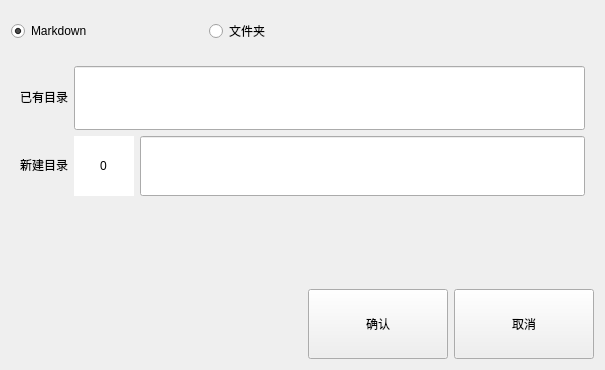
<?xml version="1.0" encoding="UTF-8"?>
<ui version="4.0">
 <class>CreateMarkdown</class>
 <widget class="QDialog" name="CreateMarkdown">
  <property name="geometry">
   <rect>
    <x>0</x>
    <y>0</y>
    <width>605</width>
    <height>370</height>
   </rect>
  </property>
  <property name="minimumSize">
   <size>
    <width>0</width>
    <height>370</height>
   </size>
  </property>
  <property name="windowTitle">
   <string>新建文件</string>
  </property>
  <layout class="QVBoxLayout" name="verticalLayout_9">
   <item>
    <layout class="QHBoxLayout" name="horizontalLayout_7" stretch="1,1,1">
     <item>
      <widget class="QRadioButton" name="fileRadioBtn">
       <property name="sizePolicy">
        <sizepolicy hsizetype="Minimum" vsizetype="Fixed">
         <horstretch>0</horstretch>
         <verstretch>0</verstretch>
        </sizepolicy>
       </property>
       <property name="minimumSize">
        <size>
         <width>0</width>
         <height>40</height>
        </size>
       </property>
       <property name="tabletTracking">
        <bool>false</bool>
       </property>
       <property name="toolTip">
        <string/>
       </property>
       <property name="text">
        <string>Markdown</string>
       </property>
       <property name="checked">
        <bool>true</bool>
       </property>
      </widget>
     </item>
     <item>
      <widget class="QRadioButton" name="dirRadioBtn">
       <property name="sizePolicy">
        <sizepolicy hsizetype="Minimum" vsizetype="Fixed">
         <horstretch>0</horstretch>
         <verstretch>0</verstretch>
        </sizepolicy>
       </property>
       <property name="minimumSize">
        <size>
         <width>0</width>
         <height>40</height>
        </size>
       </property>
       <property name="toolTip">
        <string/>
       </property>
       <property name="text">
        <string>文件夹</string>
       </property>
       <property name="checked">
        <bool>false</bool>
       </property>
      </widget>
     </item>
     <item>
      <spacer name="horizontalSpacer">
       <property name="orientation">
        <enum>Qt::Horizontal</enum>
       </property>
       <property name="sizeHint" stdset="0">
        <size>
         <width>40</width>
         <height>20</height>
        </size>
       </property>
      </spacer>
     </item>
    </layout>
   </item>
   <item>
    <layout class="QVBoxLayout" name="verticalLayout_7">
     <item>
      <widget class="QStackedWidget" name="stackedWidget">
       <property name="currentIndex">
        <number>1</number>
       </property>
       <widget class="QWidget" name="markdownPage">
        <layout class="QVBoxLayout" name="verticalLayout_3">
         <item>
          <layout class="QHBoxLayout" name="horizontalLayout_3">
           <item>
            <layout class="QVBoxLayout" name="verticalLayout">
             <item>
              <widget class="QLabel" name="label_3">
               <property name="sizePolicy">
                <sizepolicy hsizetype="Preferred" vsizetype="Preferred">
                 <horstretch>0</horstretch>
                 <verstretch>0</verstretch>
                </sizepolicy>
               </property>
               <property name="minimumSize">
                <size>
                 <width>0</width>
                 <height>0</height>
                </size>
               </property>
               <property name="maximumSize">
                <size>
                 <width>16777215</width>
                 <height>16777215</height>
                </size>
               </property>
               <property name="text">
                <string>参照文件</string>
               </property>
               <property name="alignment">
                <set>Qt::AlignCenter</set>
               </property>
              </widget>
             </item>
             <item>
              <widget class="QLabel" name="label_2">
               <property name="sizePolicy">
                <sizepolicy hsizetype="Preferred" vsizetype="Preferred">
                 <horstretch>0</horstretch>
                 <verstretch>0</verstretch>
                </sizepolicy>
               </property>
               <property name="minimumSize">
                <size>
                 <width>0</width>
                 <height>0</height>
                </size>
               </property>
               <property name="maximumSize">
                <size>
                 <width>16777215</width>
                 <height>16777215</height>
                </size>
               </property>
               <property name="text">
                <string>新建文件</string>
               </property>
               <property name="alignment">
                <set>Qt::AlignCenter</set>
               </property>
              </widget>
             </item>
            </layout>
           </item>
           <item>
            <layout class="QVBoxLayout" name="verticalLayout_2" stretch="1,1">
             <item>
              <layout class="QHBoxLayout" name="horizontalLayout_2" stretch="1,0,1">
               <item>
                <widget class="QSpinBox" name="numOldMarkdownSpinBox">
                 <property name="sizePolicy">
                  <sizepolicy hsizetype="Expanding" vsizetype="Expanding">
                   <horstretch>0</horstretch>
                   <verstretch>0</verstretch>
                  </sizepolicy>
                 </property>
                 <property name="minimumSize">
                  <size>
                   <width>30</width>
                   <height>30</height>
                  </size>
                 </property>
                 <property name="maximumSize">
                  <size>
                   <width>60</width>
                   <height>60</height>
                  </size>
                 </property>
                 <property name="styleSheet">
                  <string notr="true">QSpinBox::up-button,QSpinBox::down-button
{
	width:0px;
}</string>
                 </property>
                 <property name="alignment">
                  <set>Qt::AlignCenter</set>
                 </property>
                 <property name="maximum">
                  <number>200</number>
                 </property>
                </widget>
               </item>
               <item>
                <widget class="QLineEdit" name="templeFileNameEdit">
                 <property name="sizePolicy">
                  <sizepolicy hsizetype="Expanding" vsizetype="Preferred">
                   <horstretch>0</horstretch>
                   <verstretch>0</verstretch>
                  </sizepolicy>
                 </property>
                 <property name="minimumSize">
                  <size>
                   <width>0</width>
                   <height>0</height>
                  </size>
                 </property>
                 <property name="text">
                  <string/>
                 </property>
                 <property name="readOnly">
                  <bool>true</bool>
                 </property>
                </widget>
               </item>
               <item>
                <widget class="QPushButton" name="openTempPbn">
                 <property name="sizePolicy">
                  <sizepolicy hsizetype="Preferred" vsizetype="Expanding">
                   <horstretch>0</horstretch>
                   <verstretch>0</verstretch>
                  </sizepolicy>
                 </property>
                 <property name="minimumSize">
                  <size>
                   <width>30</width>
                   <height>30</height>
                  </size>
                 </property>
                 <property name="maximumSize">
                  <size>
                   <width>60</width>
                   <height>60</height>
                  </size>
                 </property>
                 <property name="text">
                  <string>打开</string>
                 </property>
                </widget>
               </item>
              </layout>
             </item>
             <item>
              <layout class="QHBoxLayout" name="horizontalLayout" stretch="1,0,1">
               <item>
                <widget class="QSpinBox" name="numNewMarkdownSpinBox">
                 <property name="sizePolicy">
                  <sizepolicy hsizetype="Expanding" vsizetype="Expanding">
                   <horstretch>0</horstretch>
                   <verstretch>0</verstretch>
                  </sizepolicy>
                 </property>
                 <property name="minimumSize">
                  <size>
                   <width>30</width>
                   <height>30</height>
                  </size>
                 </property>
                 <property name="maximumSize">
                  <size>
                   <width>60</width>
                   <height>60</height>
                  </size>
                 </property>
                 <property name="styleSheet">
                  <string notr="true">QSpinBox::up-button,QSpinBox::down-button
{
	width:0px;
}</string>
                 </property>
                 <property name="alignment">
                  <set>Qt::AlignCenter</set>
                 </property>
                 <property name="maximum">
                  <number>200</number>
                 </property>
                </widget>
               </item>
               <item>
                <widget class="QLineEdit" name="newFileNameEdit">
                 <property name="sizePolicy">
                  <sizepolicy hsizetype="Expanding" vsizetype="Preferred">
                   <horstretch>0</horstretch>
                   <verstretch>0</verstretch>
                  </sizepolicy>
                 </property>
                 <property name="minimumSize">
                  <size>
                   <width>0</width>
                   <height>0</height>
                  </size>
                 </property>
                 <property name="text">
                  <string/>
                 </property>
                 <property name="readOnly">
                  <bool>false</bool>
                 </property>
                </widget>
               </item>
               <item>
                <widget class="QLineEdit" name="newNameNumEdit_2">
                 <property name="enabled">
                  <bool>false</bool>
                 </property>
                 <property name="sizePolicy">
                  <sizepolicy hsizetype="Preferred" vsizetype="Expanding">
                   <horstretch>0</horstretch>
                   <verstretch>0</verstretch>
                  </sizepolicy>
                 </property>
                 <property name="minimumSize">
                  <size>
                   <width>30</width>
                   <height>30</height>
                  </size>
                 </property>
                 <property name="maximumSize">
                  <size>
                   <width>60</width>
                   <height>60</height>
                  </size>
                 </property>
                 <property name="text">
                  <string>.md</string>
                 </property>
                 <property name="alignment">
                  <set>Qt::AlignCenter</set>
                 </property>
                 <property name="readOnly">
                  <bool>true</bool>
                 </property>
                </widget>
               </item>
              </layout>
             </item>
            </layout>
           </item>
          </layout>
         </item>
        </layout>
       </widget>
       <widget class="QWidget" name="subDirPage">
        <layout class="QVBoxLayout" name="verticalLayout_6">
         <item>
          <layout class="QHBoxLayout" name="horizontalLayout_4">
           <item>
            <layout class="QVBoxLayout" name="verticalLayout_4" stretch="1,1">
             <item>
              <widget class="QLabel" name="label_6">
               <property name="sizePolicy">
                <sizepolicy hsizetype="Preferred" vsizetype="Preferred">
                 <horstretch>0</horstretch>
                 <verstretch>0</verstretch>
                </sizepolicy>
               </property>
               <property name="minimumSize">
                <size>
                 <width>0</width>
                 <height>0</height>
                </size>
               </property>
               <property name="maximumSize">
                <size>
                 <width>16777215</width>
                 <height>16777215</height>
                </size>
               </property>
               <property name="text">
                <string>已有目录</string>
               </property>
               <property name="alignment">
                <set>Qt::AlignCenter</set>
               </property>
              </widget>
             </item>
             <item>
              <widget class="QLabel" name="label_5">
               <property name="sizePolicy">
                <sizepolicy hsizetype="Preferred" vsizetype="Preferred">
                 <horstretch>0</horstretch>
                 <verstretch>0</verstretch>
                </sizepolicy>
               </property>
               <property name="minimumSize">
                <size>
                 <width>0</width>
                 <height>0</height>
                </size>
               </property>
               <property name="maximumSize">
                <size>
                 <width>16777215</width>
                 <height>16777215</height>
                </size>
               </property>
               <property name="text">
                <string>新建目录</string>
               </property>
               <property name="alignment">
                <set>Qt::AlignCenter</set>
               </property>
              </widget>
             </item>
            </layout>
           </item>
           <item>
            <layout class="QVBoxLayout" name="verticalLayout_5" stretch="1,1">
             <item>
              <layout class="QHBoxLayout" name="horizontalLayout_9">
               <item>
                <widget class="QLineEdit" name="oldDirFileNameEdit">
                 <property name="sizePolicy">
                  <sizepolicy hsizetype="Expanding" vsizetype="Preferred">
                   <horstretch>0</horstretch>
                   <verstretch>0</verstretch>
                  </sizepolicy>
                 </property>
                 <property name="minimumSize">
                  <size>
                   <width>30</width>
                   <height>30</height>
                  </size>
                 </property>
                 <property name="maximumSize">
                  <size>
                   <width>16777215</width>
                   <height>16777215</height>
                  </size>
                 </property>
                 <property name="text">
                  <string/>
                 </property>
                 <property name="readOnly">
                  <bool>true</bool>
                 </property>
                </widget>
               </item>
              </layout>
             </item>
             <item>
              <layout class="QHBoxLayout" name="horizontalLayout_6">
               <item>
                <widget class="QSpinBox" name="numSubDirSpinBox">
                 <property name="sizePolicy">
                  <sizepolicy hsizetype="Expanding" vsizetype="Expanding">
                   <horstretch>0</horstretch>
                   <verstretch>0</verstretch>
                  </sizepolicy>
                 </property>
                 <property name="minimumSize">
                  <size>
                   <width>30</width>
                   <height>30</height>
                  </size>
                 </property>
                 <property name="maximumSize">
                  <size>
                   <width>60</width>
                   <height>60</height>
                  </size>
                 </property>
                 <property name="styleSheet">
                  <string notr="true">QSpinBox::up-button,QSpinBox::down-button
{
	width:0px;
}</string>
                 </property>
                 <property name="alignment">
                  <set>Qt::AlignCenter</set>
                 </property>
                 <property name="maximum">
                  <number>200</number>
                 </property>
                </widget>
               </item>
               <item>
                <widget class="QLineEdit" name="newDirFileNameEdit">
                 <property name="enabled">
                  <bool>true</bool>
                 </property>
                 <property name="sizePolicy">
                  <sizepolicy hsizetype="Expanding" vsizetype="Preferred">
                   <horstretch>0</horstretch>
                   <verstretch>0</verstretch>
                  </sizepolicy>
                 </property>
                 <property name="minimumSize">
                  <size>
                   <width>30</width>
                   <height>30</height>
                  </size>
                 </property>
                 <property name="accessibleDescription">
                  <string/>
                 </property>
                 <property name="text">
                  <string/>
                 </property>
                 <property name="readOnly">
                  <bool>false</bool>
                 </property>
                </widget>
               </item>
              </layout>
             </item>
            </layout>
           </item>
          </layout>
         </item>
        </layout>
       </widget>
      </widget>
     </item>
    </layout>
   </item>
   <item>
    <layout class="QVBoxLayout" name="verticalLayout_8">
     <item>
      <spacer name="verticalSpacer">
       <property name="orientation">
        <enum>Qt::Vertical</enum>
       </property>
       <property name="sizeHint" stdset="0">
        <size>
         <width>20</width>
         <height>15</height>
        </size>
       </property>
      </spacer>
     </item>
     <item>
      <layout class="QHBoxLayout" name="horizontalLayout_8">
       <item>
        <spacer name="horizontalSpacer_4">
         <property name="orientation">
          <enum>Qt::Horizontal</enum>
         </property>
         <property name="sizeHint" stdset="0">
          <size>
           <width>40</width>
           <height>20</height>
          </size>
         </property>
        </spacer>
       </item>
       <item>
        <widget class="QPushButton" name="yesPbn">
         <property name="sizePolicy">
          <sizepolicy hsizetype="Preferred" vsizetype="Fixed">
           <horstretch>0</horstretch>
           <verstretch>0</verstretch>
          </sizepolicy>
         </property>
         <property name="minimumSize">
          <size>
           <width>140</width>
           <height>70</height>
          </size>
         </property>
         <property name="maximumSize">
          <size>
           <width>16777215</width>
           <height>70</height>
          </size>
         </property>
         <property name="text">
          <string>确认</string>
         </property>
        </widget>
       </item>
       <item>
        <widget class="QPushButton" name="cancelPbn">
         <property name="sizePolicy">
          <sizepolicy hsizetype="Preferred" vsizetype="Fixed">
           <horstretch>0</horstretch>
           <verstretch>0</verstretch>
          </sizepolicy>
         </property>
         <property name="minimumSize">
          <size>
           <width>140</width>
           <height>70</height>
          </size>
         </property>
         <property name="maximumSize">
          <size>
           <width>16777215</width>
           <height>70</height>
          </size>
         </property>
         <property name="text">
          <string>取消</string>
         </property>
        </widget>
       </item>
      </layout>
     </item>
    </layout>
   </item>
  </layout>
 </widget>
 <resources/>
 <connections/>
</ui>
